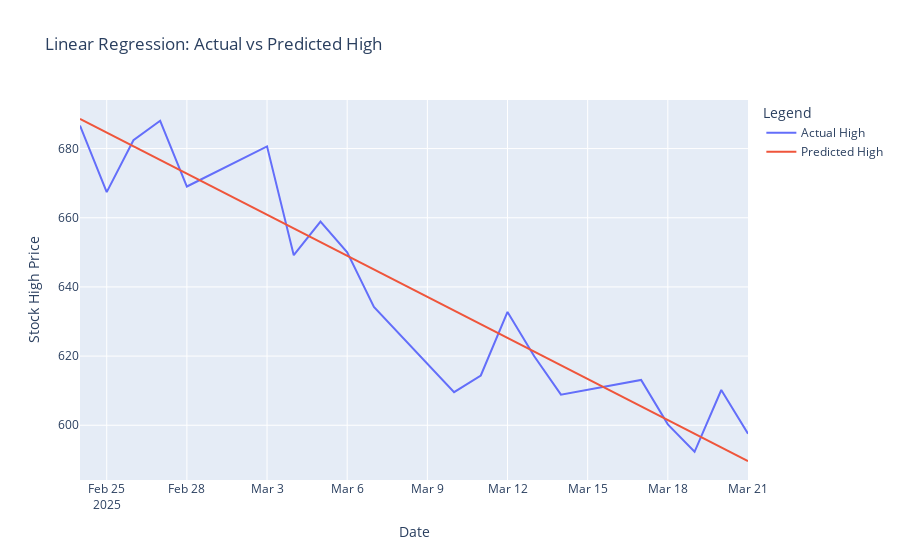

The code cell stored with this chart in its notebook:
### Markdown cell above
## Predict results

### Code cell
df['Predicted_High'] = model.predict(X)
fig = go.Figure()

#  actual high prices
fig.add_trace(go.Scatter(
    x=df.index,
    y=df['High'],
    mode='lines',
    name='Actual High'
))

# predicted high prices
fig.add_trace(go.Scatter(
    x=df.index,
    y=df['Predicted_High'],
    mode='lines',
    name='Predicted High'
))

fig.update_layout(
    title='Linear Regression: Actual vs Predicted High',
    xaxis_title='Date',
    yaxis_title='Stock High Price',
    legend_title='Legend'
)

fig.show()

### Figure 1 — Plotly figure (JSON) as saved in the notebook; plotly's stock layout.template omitted (floating-point values rounded to 4 significant figures)
{"data": [{"mode": "lines", "name": "Actual High", "type": "scatter", "x": ["2025-02-24T00:00:00-05:00", "2025-02-25T00:00:00-05:00", "2025-02-26T00:00:00-05:00", "2025-02-27T00:00:00-05:00", "2025-02-28T00:00:00-05:00", "2025-03-03T00:00:00-05:00", "2025-03-04T00:00:00-05:00", "2025-03-05T00:00:00-05:00", "2025-03-06T00:00:00-05:00", "2025-03-07T00:00:00-05:00", "2025-03-10T00:00:00-04:00", "2025-03-11T00:00:00-04:00", "2025-03-12T00:00:00-04:00", "2025-03-13T00:00:00-04:00", "2025-03-14T00:00:00-04:00", "2025-03-17T00:00:00-04:00", "2025-03-18T00:00:00-04:00", "2025-03-19T00:00:00-04:00", "2025-03-20T00:00:00-04:00", "2025-03-21T00:00:00-04:00"], "y": [686.7, 667.4, 682.4, 688.0, 669.0, 680.6, 649.2, 658.9, 650.0, 634.2, 609.6, 614.4, 632.8, 619.9, 608.9, 613.1, 600.2, 592.3, 610.2, 597.5]}, {"mode": "lines", "name": "Predicted High", "type": "scatter", "x": ["2025-02-24T00:00:00-05:00", "2025-02-25T00:00:00-05:00", "2025-02-26T00:00:00-05:00", "2025-02-27T00:00:00-05:00", "2025-02-28T00:00:00-05:00", "2025-03-03T00:00:00-05:00", "2025-03-04T00:00:00-05:00", "2025-03-05T00:00:00-05:00", "2025-03-06T00:00:00-05:00", "2025-03-07T00:00:00-05:00", "2025-03-10T00:00:00-04:00", "2025-03-11T00:00:00-04:00", "2025-03-12T00:00:00-04:00", "2025-03-13T00:00:00-04:00", "2025-03-14T00:00:00-04:00", "2025-03-17T00:00:00-04:00", "2025-03-18T00:00:00-04:00", "2025-03-19T00:00:00-04:00", "2025-03-20T00:00:00-04:00", "2025-03-21T00:00:00-04:00"], "y": [688.6, 684.6, 680.6, 676.7, 672.7, 660.8, 656.9, 652.9, 648.9, 645.0, 633.2, 629.3, 625.3, 621.4, 617.4, 605.5, 601.5, 597.6, 593.6, 589.7]}], "layout": {"legend": {"title": {"text": "Legend"}}, "title": {"text": "Linear Regression: Actual vs Predicted High"}, "xaxis": {"title": {"text": "Date"}}, "yaxis": {"title": {"text": "Stock High Price"}}}}
